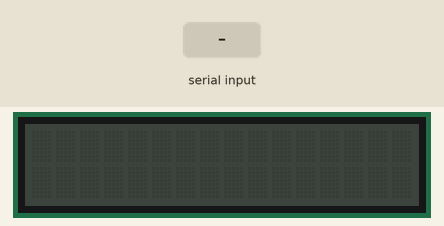
Recording of a sketch running on a simulated Arduino Uno, built with avr-gcc and run on an emulated ATmega328P. Parts: 16×2 character LCD. Inputs (shaded band) come from the test bench.

Above: at 1.2 s.
1.3 s: "1\n" received over Serial
At 3.0 s:
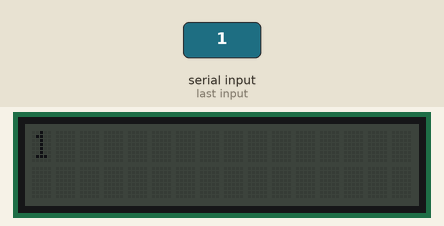
3.8 s: "0\n" received over Serial
At 6.0 s:
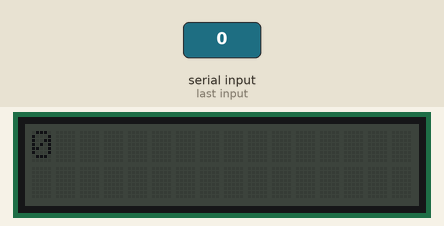
6.3 s: "2\n" received over Serial
At 8.0 s:
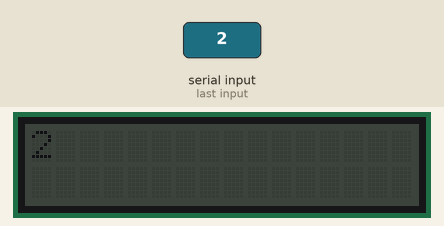
Timing chart, 0 to 9.5 s (numbered marks = the images above; inputs shaded):
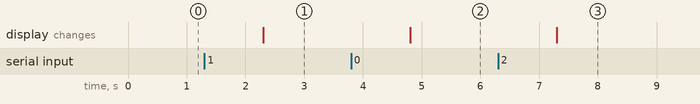

Measured:
- after the input at 1.3 s, the display: changes after 1.0 s (image 1)
- after the input at 3.8 s, the display: changes after 1.0 s (image 2)
- after the input at 6.3 s, the display: changes after 1.0 s (image 3)

The sketch:

HWM.ino
```cpp
#include "rgb_lcd.h"

rgb_lcd lcd;
int index;
String data;
String line0;
String line1;

void setup() {
    lcd.begin(16, 2);
    lcd.setRGB(0, 10, 0);
    Serial.begin(500000);
}

void loop() {
    while(Serial.available())  {
        data = Serial.readString();
        index = data.indexOf('\n');
        line0 = data.substring(0, index);
        line1 = data.substring(index + 1);
        lcd.setCursor(0, 0);
        lcd.print(line0);
        lcd.setCursor(0, 1);
        lcd.print(line1);
    }
}
```
